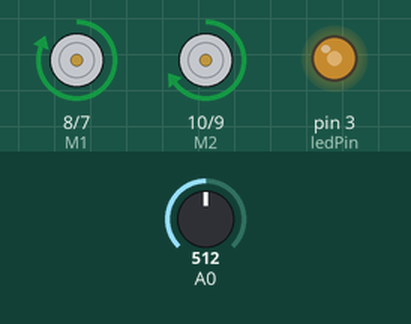
The sketch below on a simulated Arduino Uno, built with avr-gcc and run on an emulated ATmega328P. Parts: direction and speed pins drawn as motors (green arrow = direction pin HIGH = forward, orange = LOW = backward, longer = more drive), output pins drawn as LEDs (lit = HIGH). The inputs (shaded band) are chosen by the test bench; at power-on: A0 = 512.

Above: at 1.2 s.
1.3 s: A0 set to 716
At 1.65 s:
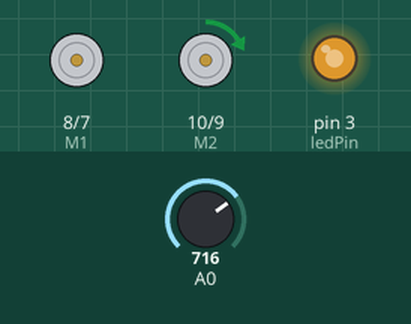
4.3 s: A0 set to 900
At 4.67 s:
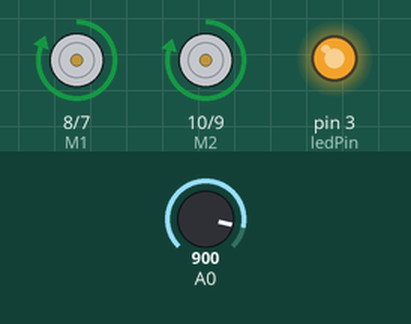
7.3 s: A0 set to 245
At 7.68 s:
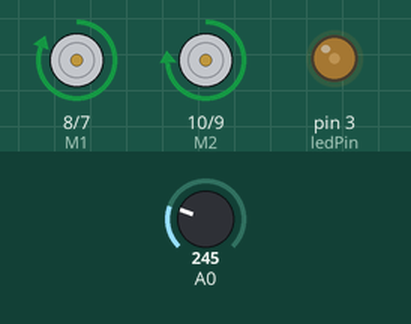
10.3 s: A0 set to 0
At 10.7 s:
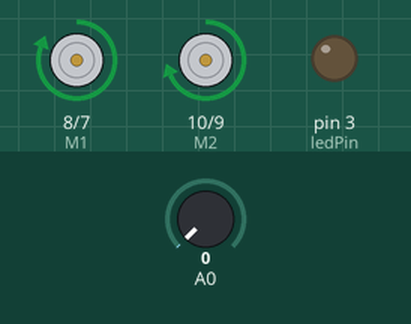
Timing chart, 0 to 14.3 s (numbered marks = the images above; inputs shaded):
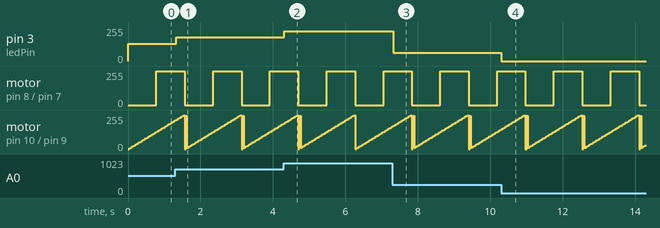

The sketch:

MotorCar.ino
```cpp
int ledPin = 3;
int E1 = 7;
int M1 = 8;
int E2 = 9;
int M2 = 10;

void setup()
{
  pinMode(ledPin,OUTPUT);
  pinMode(M1, OUTPUT);
    pinMode(M2, OUTPUT);
}

void loop()
{

  int value;
  for(value = 0 ; value <= 255; value+=5)
  {
    digitalWrite(M1,HIGH);
    digitalWrite(M2, HIGH);
    analogWrite(E1, value);   //PWM Speed Control
    analogWrite(E2, value);   //PWM Speed Control
   int reading = analogRead(0);
   analogWrite(ledPin,reading / 4);
   delay(30);
  }
}
```

Measured:
- after the input at 1.3 s, pin 3 (ledPin): 128/255 → 179/255 at once
- after the input at 4.3 s, pin 3 (ledPin): 179/255 → 225/255 at once
- after the input at 7.3 s, pin 3 (ledPin): 225/255 → 61/255 at once
- after the input at 10.3 s, pin 3 (ledPin): 61/255 → 0/255 at once
- by itself, motor on pin 8 (M1) / pin 7 (E1): alternates forward 255/255 for 0.78 s and stopped for 0.78 s
- by itself, motor on pin 10 (M2) / pin 9 (E2): moves between stopped and forward 255/255, repeating every 1.6 s
